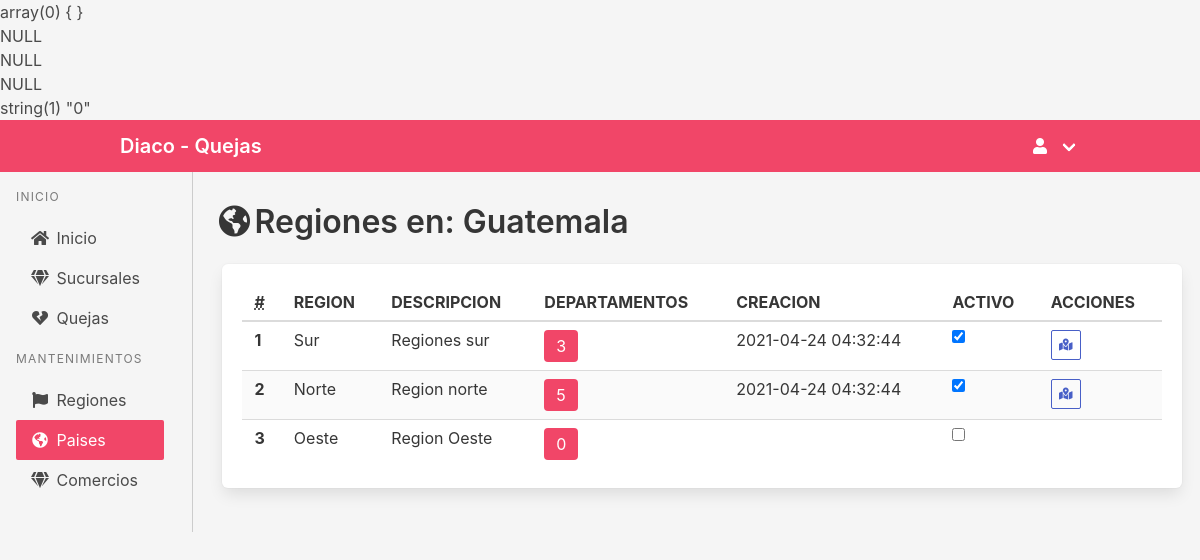
Screenshot of /admin/paises/regiones?pais=1 with the database file from the repository.
### tables this page shows
CREATE TABLE `Pais` (
  `idPais` int(11) NOT NULL,
  `nombre` varchar(75) NOT NULL,
  `isoCode` varchar(5) NOT NULL,
  `creacion` timestamp NULL DEFAULT CURRENT_TIMESTAMP,
  `actualizacion` timestamp NULL DEFAULT NULL ON UPDATE CURRENT_TIMESTAMP
);

CREATE TABLE `Region` (
  `idRegion` int(11) NOT NULL,
  `nombre` varchar(75) NOT NULL,
  `code` varchar(45) NOT NULL,
  `descripcion` varchar(255) DEFAULT NULL,
  `creacion` timestamp NULL DEFAULT CURRENT_TIMESTAMP,
  `actualizacion` timestamp NULL DEFAULT NULL ON UPDATE CURRENT_TIMESTAMP
);

### modelos/Pais.php (called while the page is built, shortened)
<?php
require_once($_SERVER['DOCUMENT_ROOT'] .'/utilidades/DataBase.php');
class Pais {
    public $id;
	private $db;
	function __construct(){
		$this->db = new DataBase();
		$this->id = 0;
	}
	public function find(){
		$query = "SELECT * FROM Pais WHERE idPais = $this->id";
		$result = $this->db->queryResult($query);
		if(count($result) > 0){
			$result = $result[0];
			$this->nombre = $result["nombre"];
		}
	}
	public function regionesDePais($busqueda){
		$query = "select r.idRegion, r.nombre as nombreRegion, r.code as codeRegion, r.descripcion, temp.idPais_Region, temp.idPais, temp.nombre, temp.creacion,
		( select count(1) from Departamento as dp where dp.idPais_Region = temp.idPais_Region ) as departamentos
		from Region as r
		left join (
			select
				pr.idPais_Region,
				pr.idRegion,
				pr.idPais,
				pr.creacion,
				pp.nombre from Pais_Region as pr
				inner join Pais as pp
				on pp.idPais = pr.idPais where pr.idPais = $this->id
		) as temp
		on temp.idRegion = r.idRegion";
		$result = $this->db->queryResult($query);
		return $result;
	}
}
?>

### utilidades/DataBase.php (called while the page is built, shortened)
<?php
class DataBase{
	private $user="uwq5bha6eudzxzui";
	private $pass="m3IePasyAZZsHJ9EEung";
	private $host="bvvzaqa05oaftfot1xt5-mysql.services.clever-cloud.com";
	private $db="bvvzaqa05oaftfot1xt5";
	private $con;
    function __construct(){
        $this->con = @new \mysqli($this->host,$this->user,$this->pass,$this->db);
    }
    public function queryResult($query){
        if(($result = $this->con->query($query))){
            $res = array();
            while($row = $result->fetch_assoc())
                $res[] = $row;
        }else{
            echo 'No se Pudo Realizar la consulta: ' . $query . " Error: " .$this->con->error;
            exit;
        }
        return $res;
    }
}
?>

### admin/paises/regiones/index.php (the view, shortened to what this page needs)
<?php
include($_SERVER['DOCUMENT_ROOT'] . '/utilidades/Sesion.php');
require_once($_SERVER['DOCUMENT_ROOT'] . '/modelos/Pais.php');
if (isset($_GET["pais"]) && $_GET["pais"] != "") {
    $idPais = $_GET['pais'];
    $pais = new Pais();
    $pais->id = $idPais;
    $pais->find();
    if (isset($_GET["busqueda"]) && $_GET["busqueda"] != "") {
        $busqueda = $_GET['busqueda'];
    } else {
        $busqueda = '';
    }
    if (isset($pais->isoCode)) {
        $lista = $pais->regionesDePais($busqueda);
    }
}
?>
<!DOCTYPE html>
<html lang="es" style="height: 100%;">
<head>
    <link rel="stylesheet" href="https://cdn.jsdelivr.net/npm/bulma@0.9.2/css/bulma.min.css" />
    <link rel="stylesheet" href="https://cdnjs.cloudflare.com/ajax/libs/font-awesome/5.15.3/css/all.min.css" />
</head>
<body class="has-background-light" style="height: 100%;">
    <?php include('../../templates/navbar.php'); ?>
    <div class="columns is-desktop">
        <div class="column  is-2  has-background-light">
            <?php include('../../templates/sidenav.php'); ?>
        </div>
        <div class="column is-10 has-background-light" style="border-left: 1px solid #ccc;">
            <div class="container" style="padding: 2em  0;">
                <div class="columns is-desktop">
                    <div class="column is-6 ">
                        <h1 class="title is-3">
                            <span class="icon ">
                                <i class="fas fa-globe-americas"></i>
                            </span>
                            <span>Regiones en: <?php echo isset($pais) ? $pais->nombre : 'Pais no valido'; ?></span>
                        </h1>
                    </div>
                    <div class="column is-6 " style="text-align:right;">
                    </div>
                </div>
                <div class="box">
                    <table class="table is-striped is-hoverable is-fullwidth">
                        <thead>
                            <tr>
                                <th><abbr title="Position">#</abbr></th>
                                <th>REGION</th>
                                <th>DESCRIPCION</th>
                                <th>DEPARTAMENTOS</th>
                                <th>CREACION</th>
                                <th>ACTIVO</th>
                                <th>ACCIONES</th>
                            </tr>
                        </thead>
                        <tbody>
                            <?php if (isset($lista) && count($lista) >  0) { ?>
                                <?php $index = 1;
                                foreach ($lista as $value) { ?>
                                    <tr>
                                        <th>
                                            <?php echo $index; ?>
                                        </th>
                                        <td>
                                            <?php echo $value["nombreRegion"]; ?>
                                        </td>
                                        <td>
                                            <?php echo $value["descripcion"]; ?>
                                        </td>
                                        <td>
                                            <span class="tag is-danger is-medium"><?php echo $value["departamentos"]; ?></span>
                                        </td>
                                        <td>
                                            <?php echo $value["creacion"]; ?>
                                        </td>
                                        <td>
                                            <form method="POST" action="" style="padding-right: .2em; margin-bottom: 0">
                                                <label class="checkbox">
                                                    <input type="checkbox" id="checkedRegion" <?php if (isset($value['idPais_Region']) && $value['idPais_Region'] != '') {
                                                                                                    echo "checked";
                                                                                                } ?> />
                                                </label>
                                            </form>
                                        </td>
                                        <td>
                                            <div class="buttons are-small">
                                                <?php if (isset($value['idPais_Region']) && $value['idPais_Region'] != '') { ?>
                                                    <a href="/admin/paises/regiones/departamentos/?region=<?php echo $value['idPais_Region']; ?>" class="button is-link is-outlined" title="Departamentos">
                                                        <span class="icon is-small">
                                                            <i class="fas fa-map-marked-alt"></i>
                                                        </span></a>
                                                <?php } ?>
                                            </div>
                                        </td>
                                    </tr>
                                <?php $index++;
                                } ?>
                            <?php } ?>
                        </tbody>
                    </table>
                </div>
            </div>
        </div>
    </div>
</body>
</html>

### rows the page displays
pais: nombre "Guatemala"
region: nombre "Sur", descripcion "Regiones sur", departamentos "3", creacion "2021-04-24 04:32:44"
region: nombre "Norte", descripcion "Region norte", departamentos "5", creacion "2021-04-24 04:32:44"
region: nombre "Oeste", descripcion "Region Oeste", departamentos "0"
